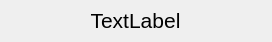
<?xml version="1.0" encoding="UTF-8"?>
<ui version="4.0">
 <class>Form</class>
 <widget class="QWidget" name="Form">
  <property name="geometry">
   <rect>
    <x>0</x>
    <y>0</y>
    <width>272</width>
    <height>42</height>
   </rect>
  </property>
  <property name="windowTitle">
   <string>Form</string>
  </property>
  <widget class="QWidget" name="verticalLayoutWidget">
   <property name="geometry">
    <rect>
     <x>0</x>
     <y>0</y>
     <width>271</width>
     <height>41</height>
    </rect>
   </property>
   <layout class="QVBoxLayout" name="verticalLayout">
    <item>
     <widget class="QLabel" name="Name">
      <property name="enabled">
       <bool>true</bool>
      </property>
      <property name="font">
       <font>
        <pointsize>16</pointsize>
       </font>
      </property>
      <property name="lineWidth">
       <number>1</number>
      </property>
      <property name="text">
       <string>TextLabel</string>
      </property>
      <property name="alignment">
       <set>Qt::AlignCenter</set>
      </property>
     </widget>
    </item>
   </layout>
  </widget>
 </widget>
 <resources/>
 <connections/>
</ui>
